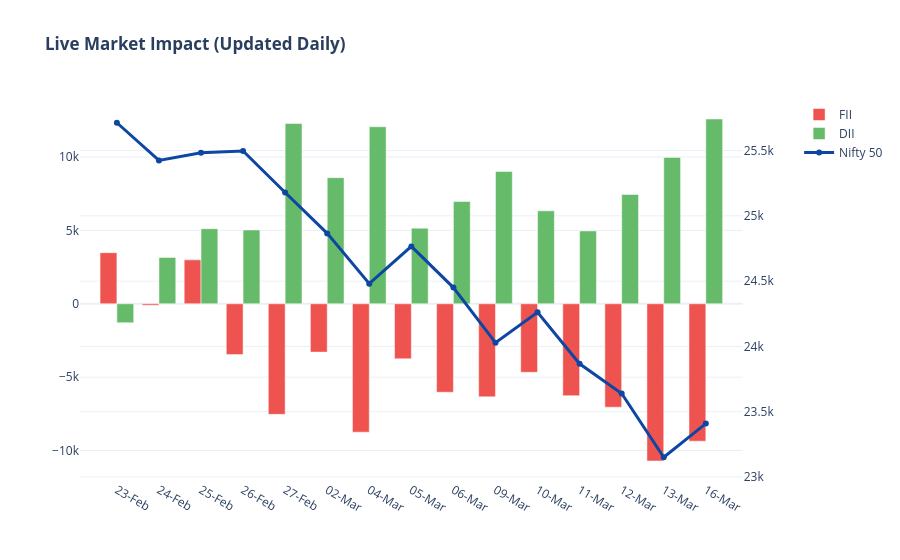

Here is the notebook cell this chart was saved with:
### Code cell
import pandas as pd
import plotly.graph_objects as go
from plotly.subplots import make_subplots

# ==========================================
# PART 1: REBUILD THE MASTER DATABASE
# ==========================================
def clean_data(file_path):
    raw = pd.read_csv(file_path)
    clean = raw.iloc[2:].copy()
    clean.columns = ['Date', 'FII_Buy', 'FII_Sell', 'FII_Net', 'DII_Buy', 'DII_Sell', 'DII_Net']
    
    cols = ['FII_Buy', 'FII_Sell', 'FII_Net', 'DII_Buy', 'DII_Sell', 'DII_Net']
    for col in cols:
        clean[col] = clean[col].astype(str).str.replace(',', '').str.strip()
        clean[col] = pd.to_numeric(clean[col], errors='coerce')
    return clean.dropna(subset=['Date'])

# Load the raw files 
jan_df = clean_data('../data/fii_raw_jan_2026.csv')
feb_df = clean_data('../data/fii_history_2026-02.csv') 
march_df = clean_data('../data/fii_raw_march_2026.csv')

# Stack them, sort them, and save the permanent Master File
master_df = pd.concat([jan_df, feb_df, march_df], ignore_index=True)
master_df['Date'] = pd.to_datetime(master_df['Date'])
master_df = master_df.drop_duplicates(subset=['Date']).sort_values(by='Date')
master_df.to_csv('../data/fii_dii_master_database.csv', index=False)
print(f"✅ Master Database Updated! Total Trading Days: {len(master_df)}")

# ==========================================
# PART 2: THE NIFTY MERGE & DASHBOARD
# ==========================================
nifty_df = pd.read_csv('../data/nifty50.csv')
nifty_df['Price'] = nifty_df['Price'].astype(str).str.replace(',', '').astype(float)
nifty_df['Date'] = pd.to_datetime(nifty_df['Date'], dayfirst=True)

# Merge the newly updated master with Nifty
impact_df = pd.merge(master_df, nifty_df[['Date', 'Price']], on='Date', how='inner')
impact_df = impact_df.sort_values(by='Date')

# Plot the latest 15 days
plot_df = impact_df.tail(15)
dates = plot_df['Date'].dt.strftime('%d-%b')

fig = make_subplots(specs=[[{"secondary_y": True}]])

fig.add_trace(go.Bar(x=dates, y=plot_df['FII_Net'], name="FII", marker_color='#ef5350'), secondary_y=False)
fig.add_trace(go.Bar(x=dates, y=plot_df['DII_Net'], name="DII", marker_color='#66bb6a'), secondary_y=False)
fig.add_trace(go.Scatter(x=dates, y=plot_df['Price'], name="Nifty 50", mode='lines+markers', line=dict(color='#0d47a1', width=3)), secondary_y=True)

fig.update_layout(title_text="<b>Live Market Impact (Updated Daily)</b>", barmode='group', hovermode="x unified", template="plotly_white")
fig.show()

### Figure 1 — Plotly figure (JSON) as saved in the notebook; plotly's stock layout.template omitted (floating-point values rounded to 4 significant figures)
{"data": [{"marker": {"color": "#ef5350"}, "name": "FII", "type": "bar", "x": ["23-Feb", "24-Feb", "25-Feb", "26-Feb", "27-Feb", "02-Mar", "04-Mar", "05-Mar", "06-Mar", "09-Mar", "10-Mar", "11-Mar", "12-Mar", "13-Mar", "16-Mar"], "xaxis": "x", "y": [3484.0, -102.5, 2992.0, -3466.0, -7536.0, -3296.0, -8753.0, -3753.0, -6030.0, -6346.0, -4673.0, -6267.0, -7050.0, -10720.0, -9366.0], "yaxis": "y"}, {"marker": {"color": "#66bb6a"}, "name": "DII", "type": "bar", "x": ["23-Feb", "24-Feb", "25-Feb", "26-Feb", "27-Feb", "02-Mar", "04-Mar", "05-Mar", "06-Mar", "09-Mar", "10-Mar", "11-Mar", "12-Mar", "13-Mar", "16-Mar"], "xaxis": "x", "y": [-1292.0, 3161.0, 5119.0, 5032.0, 12290.0, 8594.0, 12070.0, 5153.0, 6972.0, 9014.0, 6333.0, 4966.0, 7450.0, 9977.0, 12590.0], "yaxis": "y"}, {"line": {"color": "#0d47a1", "width": 3}, "mode": "lines+markers", "name": "Nifty 50", "type": "scatter", "x": ["23-Feb", "24-Feb", "25-Feb", "26-Feb", "27-Feb", "02-Mar", "04-Mar", "05-Mar", "06-Mar", "09-Mar", "10-Mar", "11-Mar", "12-Mar", "13-Mar", "16-Mar"], "xaxis": "x", "y": [25710.0, 25420.0, 25480.0, 25500.0, 25180.0, 24870.0, 24480.0, 24770.0, 24450.0, 24030.0, 24260.0, 23870.0, 23640.0, 23150.0, 23410.0], "yaxis": "y2"}], "layout": {"barmode": "group", "hovermode": "x unified", "title": {"text": "<b>Live Market Impact (Updated Daily)</b>"}, "xaxis": {"anchor": "y", "domain": [0, 0.94]}, "yaxis": {"anchor": "x", "domain": [0, 1]}, "yaxis2": {"anchor": "x", "overlaying": "y", "side": "right"}}}
